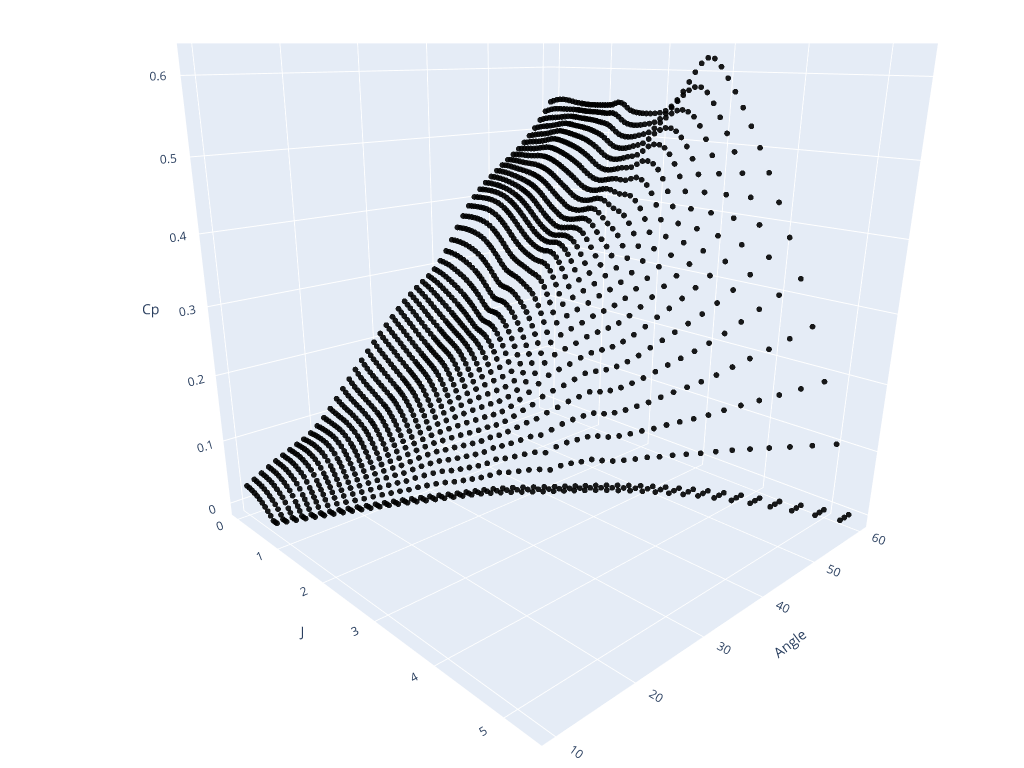

Notebook code cell kept with this figure:
### Code cell
prop.draw_curves(y_max=60, top=False)

### Figure 1 — Plotly figure (JSON) as saved in the notebook; plotly's stock layout.template omitted (floating-point values rounded to 4 significant figures; data arrays with more than 128 entries replaced by an {"elided": "..."} marker saying what was removed)
{"data": [{"marker": {"color": "black", "opacity": 0.9, "size": 2}, "mode": "markers", "name": "Siatka", "type": "scatter3d", "x": {"elided": "1935 float values"}, "y": {"elided": "1935 int values"}, "z": {"elided": "1935 float values"}}], "layout": {"height": 768, "legend": {"font": {"size": 12}, "itemsizing": "trace", "title": {"text": "Data"}}, "margin": {"b": 0, "l": 0, "r": 0, "t": 0}, "scene": {"camera": {"center": {"y": -0.1, "z": -0.15}, "eye": {"x": 1.3, "y": -1.3, "z": 0.5}}, "xaxis": {"title": {"text": "J"}}, "yaxis": {"title": {"text": "Angle"}}, "zaxis": {"title": {"text": "Cp"}}}, "width": 1024}}
